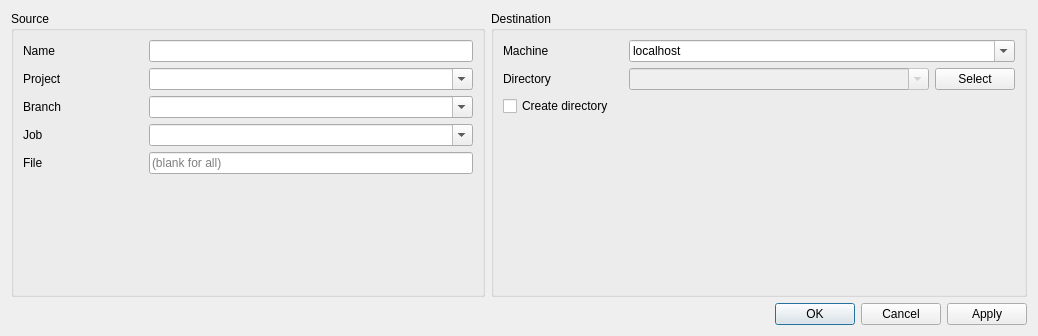
<?xml version="1.0" encoding="UTF-8"?>
<ui version="4.0">
 <class>DeployDialog</class>
 <widget class="QDialog" name="DeployDialog">
  <property name="geometry">
   <rect>
    <x>0</x>
    <y>0</y>
    <width>1038</width>
    <height>336</height>
   </rect>
  </property>
  <property name="windowTitle">
   <string>Dialog</string>
  </property>
  <layout class="QVBoxLayout" name="verticalLayout_3">
   <item>
    <layout class="QHBoxLayout" name="horizontalLayout_6">
     <item>
      <widget class="QGroupBox" name="groupBox">
       <property name="title">
        <string>Source</string>
       </property>
       <layout class="QVBoxLayout" name="verticalLayout">
        <item>
         <layout class="QHBoxLayout" name="horizontalLayout_7">
          <item>
           <widget class="QLabel" name="labelName">
            <property name="minimumSize">
             <size>
              <width>0</width>
              <height>0</height>
             </size>
            </property>
            <property name="maximumSize">
             <size>
              <width>120</width>
              <height>16777215</height>
             </size>
            </property>
            <property name="text">
             <string>Name</string>
            </property>
           </widget>
          </item>
          <item>
           <widget class="QLineEdit" name="lineEditName">
            <property name="sizePolicy">
             <sizepolicy hsizetype="Preferred" vsizetype="Fixed">
              <horstretch>0</horstretch>
              <verstretch>0</verstretch>
             </sizepolicy>
            </property>
            <property name="minimumSize">
             <size>
              <width>120</width>
              <height>0</height>
             </size>
            </property>
           </widget>
          </item>
         </layout>
        </item>
        <item>
         <layout class="QHBoxLayout" name="horizontalLayout">
          <item>
           <widget class="QLabel" name="labelProject">
            <property name="minimumSize">
             <size>
              <width>0</width>
              <height>0</height>
             </size>
            </property>
            <property name="maximumSize">
             <size>
              <width>120</width>
              <height>16777215</height>
             </size>
            </property>
            <property name="text">
             <string>Project</string>
            </property>
           </widget>
          </item>
          <item>
           <widget class="QComboBox" name="comboBoxProject">
            <property name="enabled">
             <bool>true</bool>
            </property>
            <property name="minimumSize">
             <size>
              <width>120</width>
              <height>0</height>
             </size>
            </property>
            <property name="editable">
             <bool>true</bool>
            </property>
           </widget>
          </item>
         </layout>
        </item>
        <item>
         <layout class="QHBoxLayout" name="horizontalLayout_2">
          <item>
           <widget class="QLabel" name="labelBranch">
            <property name="minimumSize">
             <size>
              <width>0</width>
              <height>0</height>
             </size>
            </property>
            <property name="maximumSize">
             <size>
              <width>120</width>
              <height>16777215</height>
             </size>
            </property>
            <property name="text">
             <string>Branch</string>
            </property>
           </widget>
          </item>
          <item>
           <widget class="QComboBox" name="comboBoxBranch">
            <property name="enabled">
             <bool>true</bool>
            </property>
            <property name="minimumSize">
             <size>
              <width>120</width>
              <height>0</height>
             </size>
            </property>
            <property name="editable">
             <bool>true</bool>
            </property>
           </widget>
          </item>
         </layout>
        </item>
        <item>
         <layout class="QHBoxLayout" name="horizontalLayout_3">
          <item>
           <widget class="QLabel" name="labelJob">
            <property name="minimumSize">
             <size>
              <width>0</width>
              <height>0</height>
             </size>
            </property>
            <property name="maximumSize">
             <size>
              <width>120</width>
              <height>16777215</height>
             </size>
            </property>
            <property name="text">
             <string>Job</string>
            </property>
           </widget>
          </item>
          <item>
           <widget class="QComboBox" name="comboBoxJob">
            <property name="enabled">
             <bool>true</bool>
            </property>
            <property name="minimumSize">
             <size>
              <width>120</width>
              <height>0</height>
             </size>
            </property>
            <property name="editable">
             <bool>true</bool>
            </property>
           </widget>
          </item>
         </layout>
        </item>
        <item>
         <layout class="QHBoxLayout" name="horizontalLayout_8">
          <item>
           <widget class="QLabel" name="labelFile">
            <property name="maximumSize">
             <size>
              <width>120</width>
              <height>16777215</height>
             </size>
            </property>
            <property name="text">
             <string>File</string>
            </property>
           </widget>
          </item>
          <item>
           <widget class="QLineEdit" name="lineEditFile">
            <property name="sizePolicy">
             <sizepolicy hsizetype="Preferred" vsizetype="Fixed">
              <horstretch>0</horstretch>
              <verstretch>0</verstretch>
             </sizepolicy>
            </property>
            <property name="minimumSize">
             <size>
              <width>120</width>
              <height>0</height>
             </size>
            </property>
            <property name="placeholderText">
             <string>(blank for all)</string>
            </property>
           </widget>
          </item>
         </layout>
        </item>
        <item>
         <spacer name="verticalSpacer">
          <property name="orientation">
           <enum>Qt::Vertical</enum>
          </property>
          <property name="sizeType">
           <enum>QSizePolicy::Expanding</enum>
          </property>
          <property name="sizeHint" stdset="0">
           <size>
            <width>20</width>
            <height>40</height>
           </size>
          </property>
         </spacer>
        </item>
       </layout>
      </widget>
     </item>
     <item>
      <widget class="QGroupBox" name="groupBox_2">
       <property name="title">
        <string>Destination</string>
       </property>
       <layout class="QVBoxLayout" name="verticalLayout_4">
        <item>
         <layout class="QHBoxLayout" name="horizontalLayout_4">
          <item>
           <widget class="QLabel" name="labelMachine">
            <property name="minimumSize">
             <size>
              <width>120</width>
              <height>0</height>
             </size>
            </property>
            <property name="maximumSize">
             <size>
              <width>120</width>
              <height>16777215</height>
             </size>
            </property>
            <property name="text">
             <string>Machine</string>
            </property>
           </widget>
          </item>
          <item>
           <widget class="QComboBox" name="comboBoxMachine">
            <property name="minimumSize">
             <size>
              <width>300</width>
              <height>0</height>
             </size>
            </property>
            <property name="editable">
             <bool>true</bool>
            </property>
            <item>
             <property name="text">
              <string>localhost</string>
             </property>
            </item>
           </widget>
          </item>
         </layout>
        </item>
        <item>
         <layout class="QHBoxLayout" name="horizontalLayout_5">
          <item>
           <widget class="QLabel" name="labelDirectory">
            <property name="minimumSize">
             <size>
              <width>120</width>
              <height>0</height>
             </size>
            </property>
            <property name="maximumSize">
             <size>
              <width>120</width>
              <height>16777215</height>
             </size>
            </property>
            <property name="text">
             <string>Directory</string>
            </property>
           </widget>
          </item>
          <item>
           <widget class="QComboBox" name="comboBoxDirectory">
            <property name="enabled">
             <bool>false</bool>
            </property>
            <property name="minimumSize">
             <size>
              <width>300</width>
              <height>0</height>
             </size>
            </property>
            <property name="editable">
             <bool>true</bool>
            </property>
            <property name="insertPolicy">
             <enum>QComboBox::InsertAlphabetically</enum>
            </property>
           </widget>
          </item>
          <item>
           <widget class="QPushButton" name="buttonSelectDir">
            <property name="text">
             <string>Select</string>
            </property>
           </widget>
          </item>
         </layout>
        </item>
        <item>
         <widget class="QCheckBox" name="checkBox">
          <property name="text">
           <string>Create directory</string>
          </property>
         </widget>
        </item>
        <item>
         <spacer name="verticalSpacer_2">
          <property name="orientation">
           <enum>Qt::Vertical</enum>
          </property>
          <property name="sizeHint" stdset="0">
           <size>
            <width>20</width>
            <height>139</height>
           </size>
          </property>
         </spacer>
        </item>
       </layout>
      </widget>
     </item>
    </layout>
   </item>
   <item>
    <widget class="QDialogButtonBox" name="buttonBox">
     <property name="orientation">
      <enum>Qt::Horizontal</enum>
     </property>
     <property name="standardButtons">
      <set>QDialogButtonBox::Apply|QDialogButtonBox::Cancel|QDialogButtonBox::Ok</set>
     </property>
    </widget>
   </item>
  </layout>
 </widget>
 <resources/>
 <connections/>
</ui>
